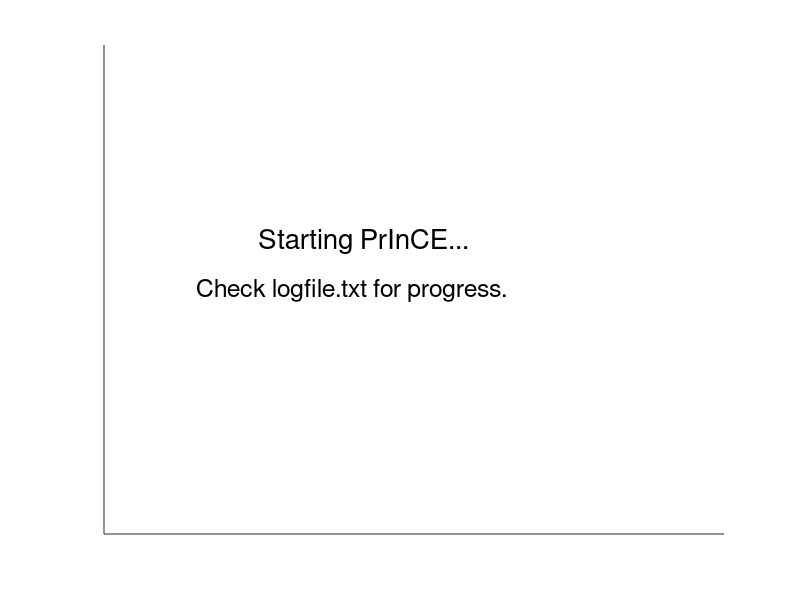

Reproduce this figure in MATLAB. (Note: this script raises an error after producing the figure.)
%PRINCE Master script for the PrInCE bioinformatics pipeline
%   PRINCE.m collates information about the co-fractionation experiment,
%   such as the number of fractions, replicates, and biological conditions,
%   as well the location of input data files and the reference database of
%   gold-standard protein complexes. These experimental parameters are
%   combined in the user structure, which controls the behaviour of the 5
%   PrInCE modules: GAUSSBUILD, ALIGNMENT, FOLDCHANGES, INTERACTIONS, and
%   COMPLEXES.
%
%   Correct formatting of experiment information is confirmed by the
%   function CLEANUSER.
%
%   See https://github.com/fosterlab/PRInCE for use instructions.
%
%   See also GAUSSBUILD, ALIGNMENT, FOLDCHANGES, INTERACTIONS, COMPLEXES, CLEANUSER.


clear user
%%%%%%%%%%%%%%%%%%%%%%%%%%%%%%%%%%%%%%%%%%%%%%%%%%%%%%%%%%%%%%%%%%%%%%%%%%%%%%%%%%%%%%%
%% User settings
%%%%%%%%%%%%%%%%%%%%%%%%%%%%%%%%%%%%%%%%%%%%%%%%%%%%%%%%%%%%%%%%%%%%%%%%%%%%%%%%%%%%%%%

% Display feedback figure
figure(101)
axis([0 1 0 1])
text(.25,.6,'Starting PrInCE...', 'fontsize',20)
text(.15,.5,'Check logfile.txt for progress.','fontsize',18)
set(gca,'xtick',[],'ytick',[])
set(gcf,'units','normalized','position',[.3 .3 .3 .3])
pause(.01)

user.maindir = [pwd '/'];
% Add Code and Functions to path
if ~isdeployed
  f1 = [user.maindir 'Code'];
  f2 = [user.maindir 'Code/Functions'];
  addpath(f1,f2)
end
user = readExperimentFile(user);

% Confirm 'user' is properly formatted
user = cleanuser(user);

% Confirm input files are properly formatted
standardinput(user);

% Save 'user'
save([user.maindir 'userconfig.mat'],'user')



%%%%%%%%%%%%%%%%%%%%%%%%%%%%%%%%%%%%%%%%%%%%%%%%%%%%%%%%%%%%%%%%%%%%%%%%%%%%%%%%%%%%%%%
%% Run code
%%%%%%%%%%%%%%%%%%%%%%%%%%%%%%%%%%%%%%%%%%%%%%%%%%%%%%%%%%%%%%%%%%%%%%%%%%%%%%%%%%%%%%%

GaussBuild
Alignment
FoldChanges
Interactions
Complexes
